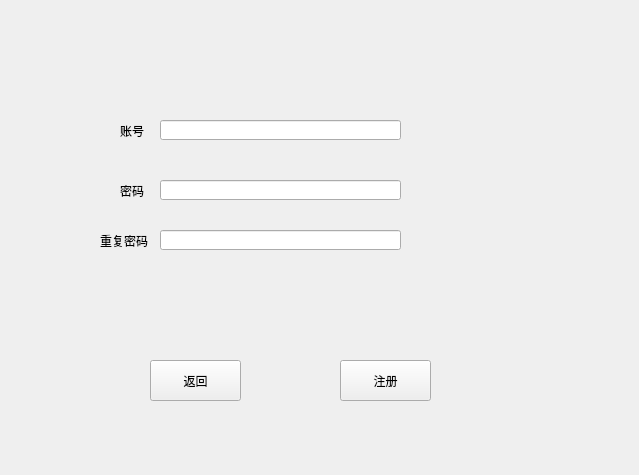
<?xml version="1.0" encoding="UTF-8"?>
<ui version="4.0">
 <class>zhuce</class>
 <widget class="QWidget" name="zhuce">
  <property name="geometry">
   <rect>
    <x>0</x>
    <y>0</y>
    <width>639</width>
    <height>475</height>
   </rect>
  </property>
  <property name="windowTitle">
   <string>Form</string>
  </property>
  <widget class="QPushButton" name="back">
   <property name="geometry">
    <rect>
     <x>340</x>
     <y>360</y>
     <width>91</width>
     <height>41</height>
    </rect>
   </property>
   <property name="text">
    <string>注册</string>
   </property>
  </widget>
  <widget class="QLabel" name="label">
   <property name="geometry">
    <rect>
     <x>120</x>
     <y>120</y>
     <width>54</width>
     <height>21</height>
    </rect>
   </property>
   <property name="text">
    <string>账号</string>
   </property>
  </widget>
  <widget class="QLabel" name="label_2">
   <property name="geometry">
    <rect>
     <x>120</x>
     <y>180</y>
     <width>54</width>
     <height>21</height>
    </rect>
   </property>
   <property name="text">
    <string>密码</string>
   </property>
  </widget>
  <widget class="QLabel" name="label_3">
   <property name="geometry">
    <rect>
     <x>100</x>
     <y>230</y>
     <width>54</width>
     <height>21</height>
    </rect>
   </property>
   <property name="text">
    <string>重复密码</string>
   </property>
  </widget>
  <widget class="QLineEdit" name="lineEdit">
   <property name="geometry">
    <rect>
     <x>160</x>
     <y>120</y>
     <width>241</width>
     <height>20</height>
    </rect>
   </property>
  </widget>
  <widget class="QLineEdit" name="lineEdit_2">
   <property name="geometry">
    <rect>
     <x>160</x>
     <y>180</y>
     <width>241</width>
     <height>20</height>
    </rect>
   </property>
  </widget>
  <widget class="QLineEdit" name="lineEdit_3">
   <property name="geometry">
    <rect>
     <x>160</x>
     <y>230</y>
     <width>241</width>
     <height>20</height>
    </rect>
   </property>
  </widget>
  <widget class="QPushButton" name="pushButton">
   <property name="geometry">
    <rect>
     <x>150</x>
     <y>360</y>
     <width>91</width>
     <height>41</height>
    </rect>
   </property>
   <property name="text">
    <string>返回</string>
   </property>
  </widget>
 </widget>
 <resources/>
 <connections/>
</ui>
